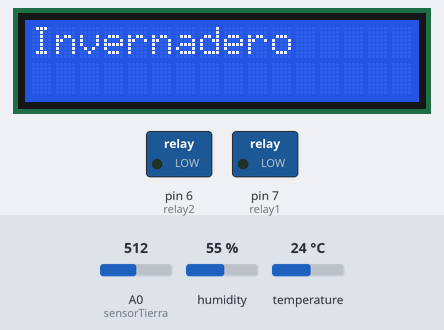
The sketch below on a simulated Arduino Uno, built with avr-gcc and run on an emulated ATmega328P. Shown: 16×2 character LCD, switched loads named in the sketch (green lamp = pin HIGH). Inputs (shaded band) come from the test bench; at power-on: A0 (sensorTierra) = 512, temperature 24 °C, humidity 55 %. What the sketch prints to the serial monitor is not drawn.

Above: at 1.2 s.
1.3 s: A0 (sensorTierra) set to 478
At 7.3 s:
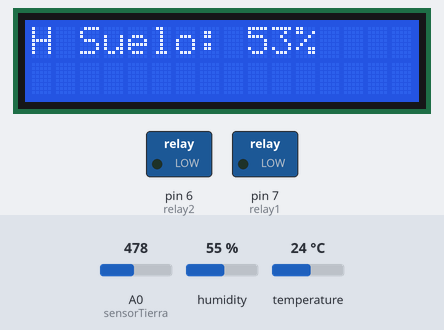
14.8 s: A0 (sensorTierra) set to 446
At 28.5 s:
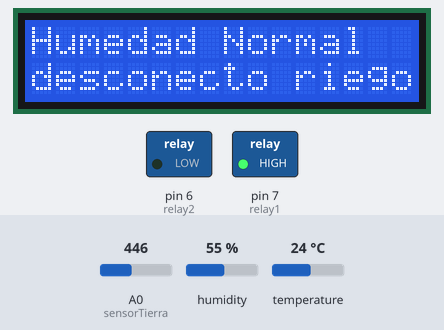
28.8 s: temperature set to 22 °C
At 31.9 s:
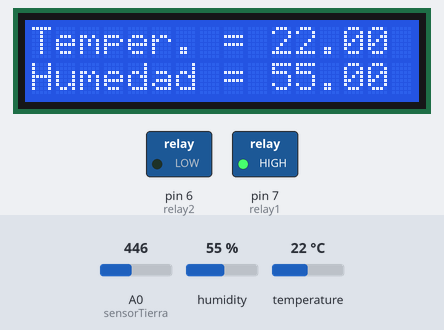
42.8 s: temperature set to 19 °C
At 52.6 s:
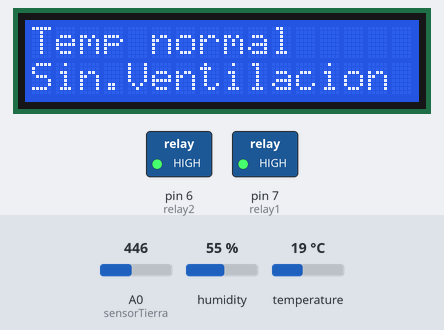
56.8 s: A0 (sensorTierra) set to 511
At 70.6 s:
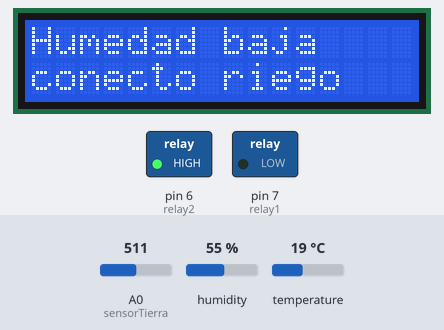
70.8 s: humidity set to 22 %
At 74.3 s:
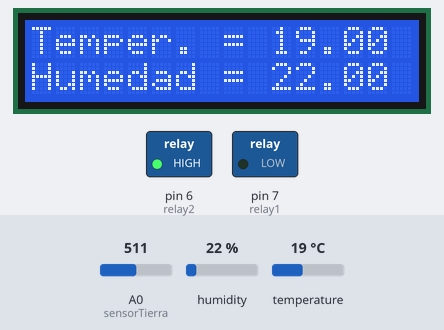
Timing chart, 0 to 75.8 s (numbered marks = the images above; inputs shaded):
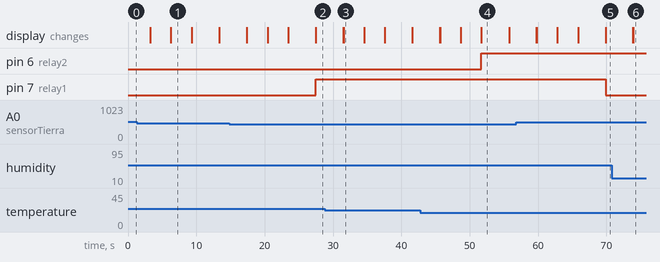

Measured:
- the behaviour switches between 461 and 460 on A0 (sensorTierra) (found by bisection; images 1 and 2)
- the behaviour switches between 21 and 20 °C on temperature (found by bisection; images 3 and 4)
- after the input at 14.8 s, pin 7 (relay1): LOW → HIGH after 12.7 s
- after the input at 42.8 s, pin 6 (relay2): LOW → HIGH after 8.9 s
- after the input at 56.8 s, pin 7 (relay1): HIGH → LOW after 13.1 s
- what the display in image 1 shows lasts 3.0 s, from 6.3 s to 9.3 s
- what the display in image 4 shows lasts 4.1 s, from 51.7 s to 55.8 s

The sketch:

code-invernadero.ino
```cpp
#include <DHT.h>
#include <LiquidCrystal_I2C.h>
#include <Wire.h>

int relay1 = 7;
int relay2 = 6;
LiquidCrystal_I2C lcd(0x27, 2, 1, 0, 4, 5, 6, 7, 3, POSITIVE);

#include "DHT.h"
#define DHTPIN 2
#define DHTTYPE DHT11
#define sensorTierra A0
DHT dht(DHTPIN, DHTTYPE);
int cont = 0;
//int contador=0;

void setup() {

  lcd.begin(16, 2);
  dht.begin();
  lcd.setCursor(0, 0);
  pinMode(sensorTierra,INPUT);
  pinMode (relay1, OUTPUT);
  pinMode (relay2, OUTPUT);
  Serial.begin(9600);
}
void loop() {

  if (cont < 10) {
    lcd.clear();
    lcd.setCursor(0, 0);

    lcd.print("Invernadero ");
    delay (300);

    cont = cont + 1;
  } else {

    lcd.clear(); // Borra pantalla
    lcd.setCursor(0, 0); // Inicio del cursor

    float humedad = dht.readHumidity();
    float temperatura = dht.readTemperature();


    lcd.clear(); // Borra pantalla
    lcd.setCursor(0, 0); // Inicio del cursor
    lcd.print("Temper. = ");
    lcd.print(temperatura);
    lcd.setCursor(0, 1); // Siguiente renglón.
    lcd.print("Humedad = ");
    lcd.print(humedad);
    delay(3000);

    int humedadTierra = mapValue();

    sensorTemperatura(temperatura);
    sensorHumedadTierra(humedadTierra);

  }
}
void sensorTemperatura( float temperatura ){
  if (temperatura > 20) {  // Aca hay que cambiar para establecer la temperatura minima a que debe encenderse el sistema de ventilacion
    digitalWrite(relay2, LOW);
    lcd.clear ();
    lcd.setCursor(0, 0);
    lcd.print ("Temp Alta");
    lcd.setCursor(0, 1);
    lcd.print ("Ventilacion");//se enciende ventilacion
    delay (4000);
  } else {
    digitalWrite(relay2, HIGH);
    lcd.clear ();
    lcd.setCursor(0, 0);
    lcd.print ("Temp normal");
    lcd.setCursor(0, 1);
    lcd.print ("Sin.Ventilacion");
    delay (4000);
  }

}
void sensorHumedadTierra(int lectura){
//en 80 ya se acerca  a un espacio inundado
    if (lectura >= 55 ) {

      lcd.clear ();
      lcd.setCursor(0, 0);
      lcd.print ("Humedad Normal");
      lcd.setCursor(0, 1);
      lcd.print ("desconecto riego");
      digitalWrite (relay1, HIGH);
      delay (4000);
      lcd.clear ();

    } else if (lectura < 55) {
      lcd.clear ();
      lcd.setCursor(0, 0);
      lcd.print ("Humedad baja");
      lcd.setCursor(0, 1);
      lcd.print ("conecto riego");
      digitalWrite (relay1, LOW);
      delay (4000);
      lcd.clear ();
    }

}
int mapValue(){
  //1023 muy seco
//0    muy humedo

//300 representa el 29.33%
//530 representa el 51%

//manejare estos valores para que no se encuentre
//muy arido o muy  humedo
  int lectura = analogRead (sensorTierra);
  int lecturaPorcentaje = map (lectura, 1023,0, 0, 100);

  Serial.println("Lectura del sensor");
  Serial.println(analogRead(sensorTierra));

  Serial.println("Lectura en porcentaje");
  Serial.println(lecturaPorcentaje);

  lcd.clear();
  lcd.setCursor(0, 0);
  lcd.print ("H Suelo: ");
  lcd.print (lecturaPorcentaje);
  lcd.println ("%");
  delay(3000);
  return lecturaPorcentaje;
}
```
